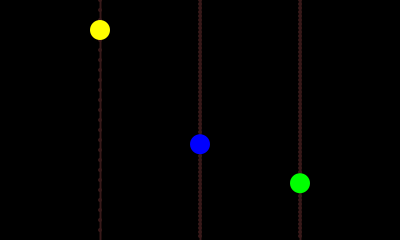
Frame 1 (no input)
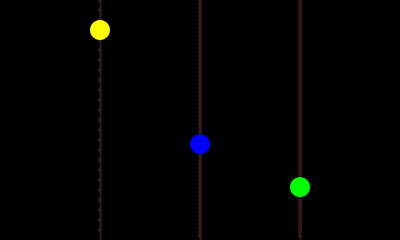
Frame 60 (the mouse pressed at the canvas centre just before this capture)
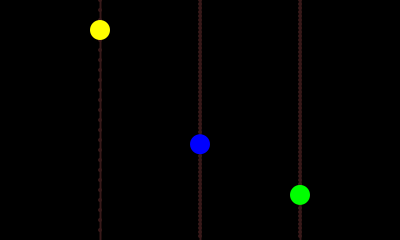
Frame 120 (the mouse held since frame 60 and released just before this capture)

The Processing sketch that drew these frames (run headless with seeded random() and noise(); from frame 60 on, the mouse is pressed at the canvas centre):

// Processing sketch: processing_106009
// ── processing_106009.pde

float hour;
float minute;
float second;

void setup(){
  size(400, 240);
  strokeWeight(2);
  
  
}

void draw(){
  background(0);
  stroke(55, 25, 25);
  line(100,0,100,240);
  line(200,0,200,240);
  line(300,0,300,240);
  fill(55, 25, 25);
  
  //hour markers
  for(int i = 0; i < 240; i += 10){
    noStroke();
    ellipse(100, i, 4, 4);
  }
  
  //minute and second markers
  for(int i = 0; i < 240; i += 4){
    noStroke();
    ellipse(200, i, 4, 4);
    ellipse(300, i, 4, 4);
  }
  
  
  //Locations
  hour = map(hour(), 0, 23, 0, (height-10));
  minute = map(minute(), 0, 59, 0, (height-10));
  second = map(second(), 0, 59, 0, (height-10));
  
  //Hours
  fill(255, 255, 0);
  noStroke();
  ellipse(100, hour, 20, 20);
  
  //Minutes
  fill(0, 0, 255);
  noStroke();
  ellipse(200, minute, 20, 20);
  
  //Seconds
  fill(0, 255, 0);
  noStroke();
  ellipse(300, second, 20, 20);
}

    
